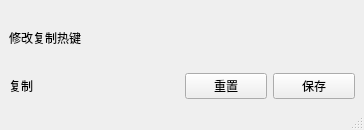
<?xml version="1.0" encoding="UTF-8"?>
<ui version="4.0">
 <class>Preference</class>
 <widget class="QMainWindow" name="Preference">
  <property name="enabled">
   <bool>true</bool>
  </property>
  <property name="geometry">
   <rect>
    <x>0</x>
    <y>0</y>
    <width>364</width>
    <height>130</height>
   </rect>
  </property>
  <property name="sizePolicy">
   <sizepolicy hsizetype="Expanding" vsizetype="Expanding">
    <horstretch>0</horstretch>
    <verstretch>0</verstretch>
   </sizepolicy>
  </property>
  <property name="maximumSize">
   <size>
    <width>800</width>
    <height>350</height>
   </size>
  </property>
  <property name="sizeIncrement">
   <size>
    <width>0</width>
    <height>0</height>
   </size>
  </property>
  <property name="windowTitle">
   <string>设置</string>
  </property>
  <property name="windowIcon">
   <iconset>
    <normaloff>./data/icon/settings.svg</normaloff>./data/icon/settings.svg</iconset>
  </property>
  <widget class="QWidget" name="centralwidget">
   <property name="sizePolicy">
    <sizepolicy hsizetype="Expanding" vsizetype="Expanding">
     <horstretch>0</horstretch>
     <verstretch>0</verstretch>
    </sizepolicy>
   </property>
   <property name="maximumSize">
    <size>
     <width>16777215</width>
     <height>16777215</height>
    </size>
   </property>
   <layout class="QGridLayout" name="gridLayout">
    <item row="0" column="0">
     <widget class="QLabel" name="copykeySettingLabel">
      <property name="font">
       <font>
        <weight>50</weight>
        <italic>false</italic>
        <bold>false</bold>
        <kerning>false</kerning>
       </font>
      </property>
      <property name="mouseTracking">
       <bool>false</bool>
      </property>
      <property name="text">
       <string>修改复制热键</string>
      </property>
      <property name="scaledContents">
       <bool>false</bool>
      </property>
     </widget>
    </item>
    <item row="1" column="0" colspan="2">
     <layout class="QHBoxLayout" name="horizontalLayout_2">
      <item>
       <widget class="QLabel" name="copykeyLabel">
        <property name="text">
         <string>复制</string>
        </property>
       </widget>
      </item>
      <item>
       <widget class="QLabel" name="copykeyTextLabel">
        <property name="text">
         <string></string>
        </property>
       </widget>
      </item>
      <item>
       <widget class="QPushButton" name="copykeyResetButton">
        <property name="text">
         <string>重置</string>
        </property>
       </widget>
      </item>
      <item>
       <widget class="QPushButton" name="copykeySaveButton">
        <property name="text">
         <string>保存</string>
        </property>
       </widget>
      </item>
     </layout>
    </item>
   </layout>
  </widget>
  <widget class="QMenuBar" name="menubar">
   <property name="geometry">
    <rect>
     <x>0</x>
     <y>0</y>
     <width>364</width>
     <height>32</height>
    </rect>
   </property>
  </widget>
  <widget class="QStatusBar" name="statusbar"/>
 </widget>
 <resources/>
 <connections/>
</ui>
